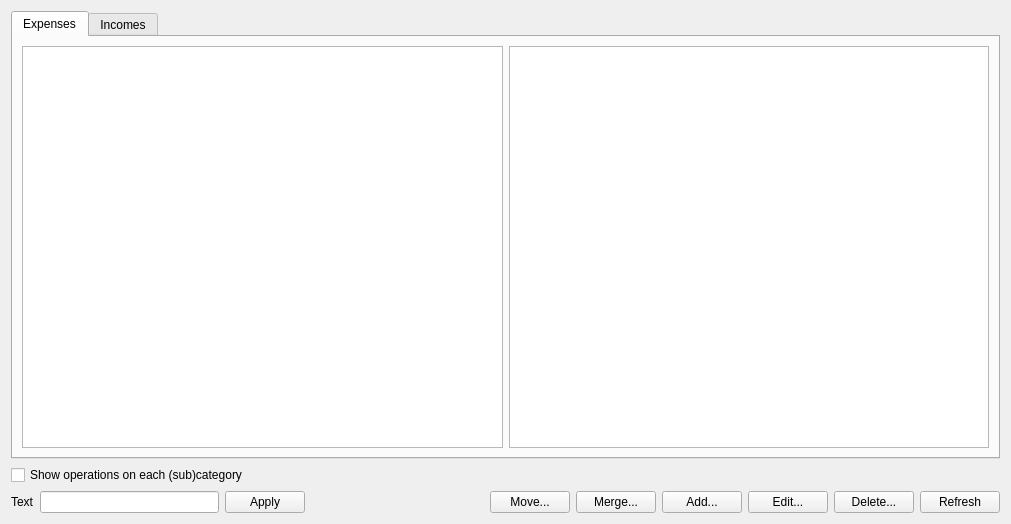
<?xml version="1.0" encoding="UTF-8"?>
<ui version="4.0">
 <class>CategoryOrganizerWindow</class>
 <widget class="QWidget" name="CategoryOrganizerWindow">
  <property name="geometry">
   <rect>
    <x>0</x>
    <y>0</y>
    <width>1011</width>
    <height>524</height>
   </rect>
  </property>
  <property name="windowTitle">
   <string>Category organizer</string>
  </property>
  <layout class="QVBoxLayout" name="verticalLayout">
   <item>
    <widget class="QTabWidget" name="tabWidget">
     <property name="currentIndex">
      <number>0</number>
     </property>
     <widget class="QWidget" name="tabExpenseCats">
      <attribute name="title">
       <string>Expenses</string>
      </attribute>
      <layout class="QHBoxLayout" name="horizontalLayout">
       <item>
        <widget class="QTreeView" name="tvExpCatLeft">
         <property name="selectionMode">
          <enum>QAbstractItemView::SelectionMode::ExtendedSelection</enum>
         </property>
        </widget>
       </item>
       <item>
        <widget class="QTreeView" name="tvExpCatRight">
         <property name="selectionMode">
          <enum>QAbstractItemView::SelectionMode::ExtendedSelection</enum>
         </property>
        </widget>
       </item>
      </layout>
     </widget>
     <widget class="QWidget" name="tabIncomeCats">
      <attribute name="title">
       <string>Incomes</string>
      </attribute>
      <layout class="QHBoxLayout" name="horizontalLayout_2">
       <item>
        <widget class="QTreeView" name="tvIncCatLeft">
         <property name="selectionMode">
          <enum>QAbstractItemView::SelectionMode::ExtendedSelection</enum>
         </property>
        </widget>
       </item>
       <item>
        <widget class="QTreeView" name="tvIncCatRight">
         <property name="selectionMode">
          <enum>QAbstractItemView::SelectionMode::ExtendedSelection</enum>
         </property>
        </widget>
       </item>
      </layout>
     </widget>
    </widget>
   </item>
   <item>
    <widget class="QCheckBox" name="cbShowOperations">
     <property name="text">
      <string>Show operations on each (sub)category</string>
     </property>
    </widget>
   </item>
   <item>
    <layout class="QHBoxLayout" name="layControls">
     <item>
      <widget class="QLabel" name="lbQuickFilter">
       <property name="text">
        <string>Text</string>
       </property>
      </widget>
     </item>
     <item>
      <widget class="QLineEdit" name="leQuickFilter"/>
     </item>
     <item>
      <widget class="QPushButton" name="btn_Quick_Filter_Apply">
       <property name="text">
        <string>Apply</string>
       </property>
      </widget>
     </item>
     <item>
      <spacer name="horizontalSpacer">
       <property name="orientation">
        <enum>Qt::Orientation::Horizontal</enum>
       </property>
       <property name="sizeHint" stdset="0">
        <size>
         <width>40</width>
         <height>20</height>
        </size>
       </property>
      </spacer>
     </item>
     <item>
      <widget class="QPushButton" name="btn_Move">
       <property name="text">
        <string>Move...</string>
       </property>
      </widget>
     </item>
     <item>
      <widget class="QPushButton" name="btn_Merge">
       <property name="text">
        <string>Merge...</string>
       </property>
      </widget>
     </item>
     <item>
      <widget class="QPushButton" name="btn_Add">
       <property name="maximumSize">
        <size>
         <width>160</width>
         <height>16777215</height>
        </size>
       </property>
       <property name="text">
        <string>Add...</string>
       </property>
       <property name="icon">
        <iconset resource="homewallet.qrc">
         <normaloff>:/img/32x32/add_32x32.png</normaloff>:/img/32x32/add_32x32.png</iconset>
       </property>
      </widget>
     </item>
     <item>
      <widget class="QPushButton" name="btn_Edit">
       <property name="maximumSize">
        <size>
         <width>160</width>
         <height>16777215</height>
        </size>
       </property>
       <property name="text">
        <string>Edit...</string>
       </property>
       <property name="icon">
        <iconset resource="homewallet.qrc">
         <normaloff>:/img/32x32/edit_32x32.png</normaloff>:/img/32x32/edit_32x32.png</iconset>
       </property>
      </widget>
     </item>
     <item>
      <widget class="QPushButton" name="btn_Delete">
       <property name="maximumSize">
        <size>
         <width>160</width>
         <height>16777215</height>
        </size>
       </property>
       <property name="text">
        <string>Delete...</string>
       </property>
       <property name="icon">
        <iconset resource="homewallet.qrc">
         <normaloff>:/img/32x32/remove_32x32.png</normaloff>:/img/32x32/remove_32x32.png</iconset>
       </property>
      </widget>
     </item>
     <item>
      <widget class="QPushButton" name="btn_Refresh">
       <property name="text">
        <string>Refresh</string>
       </property>
      </widget>
     </item>
    </layout>
   </item>
  </layout>
  <action name="actFilter">
   <property name="text">
    <string>Filter</string>
   </property>
   <property name="shortcut">
    <string>Ctrl+F</string>
   </property>
  </action>
  <action name="actAddCat">
   <property name="text">
    <string>...category</string>
   </property>
   <property name="shortcut">
    <string>Alt+C</string>
   </property>
  </action>
  <action name="actAddSubcat">
   <property name="text">
    <string>...subcategory</string>
   </property>
   <property name="shortcut">
    <string>Alt+S</string>
   </property>
  </action>
 </widget>
 <tabstops>
  <tabstop>tvExpCatLeft</tabstop>
  <tabstop>tvExpCatRight</tabstop>
  <tabstop>leQuickFilter</tabstop>
  <tabstop>btn_Quick_Filter_Apply</tabstop>
  <tabstop>btn_Add</tabstop>
  <tabstop>btn_Edit</tabstop>
  <tabstop>btn_Delete</tabstop>
  <tabstop>tabWidget</tabstop>
 </tabstops>
 <resources>
  <include location="homewallet.qrc"/>
 </resources>
 <connections/>
</ui>
